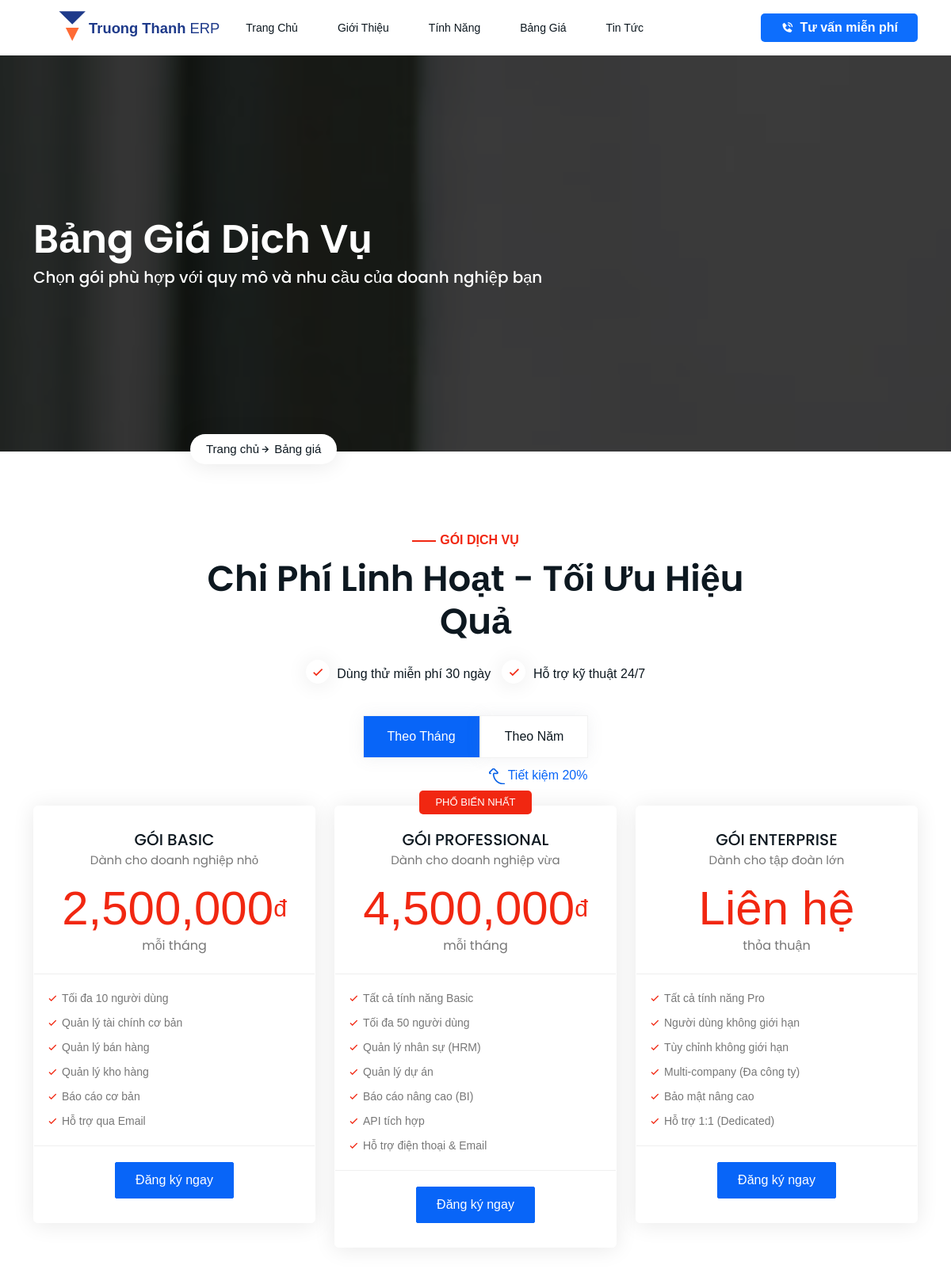
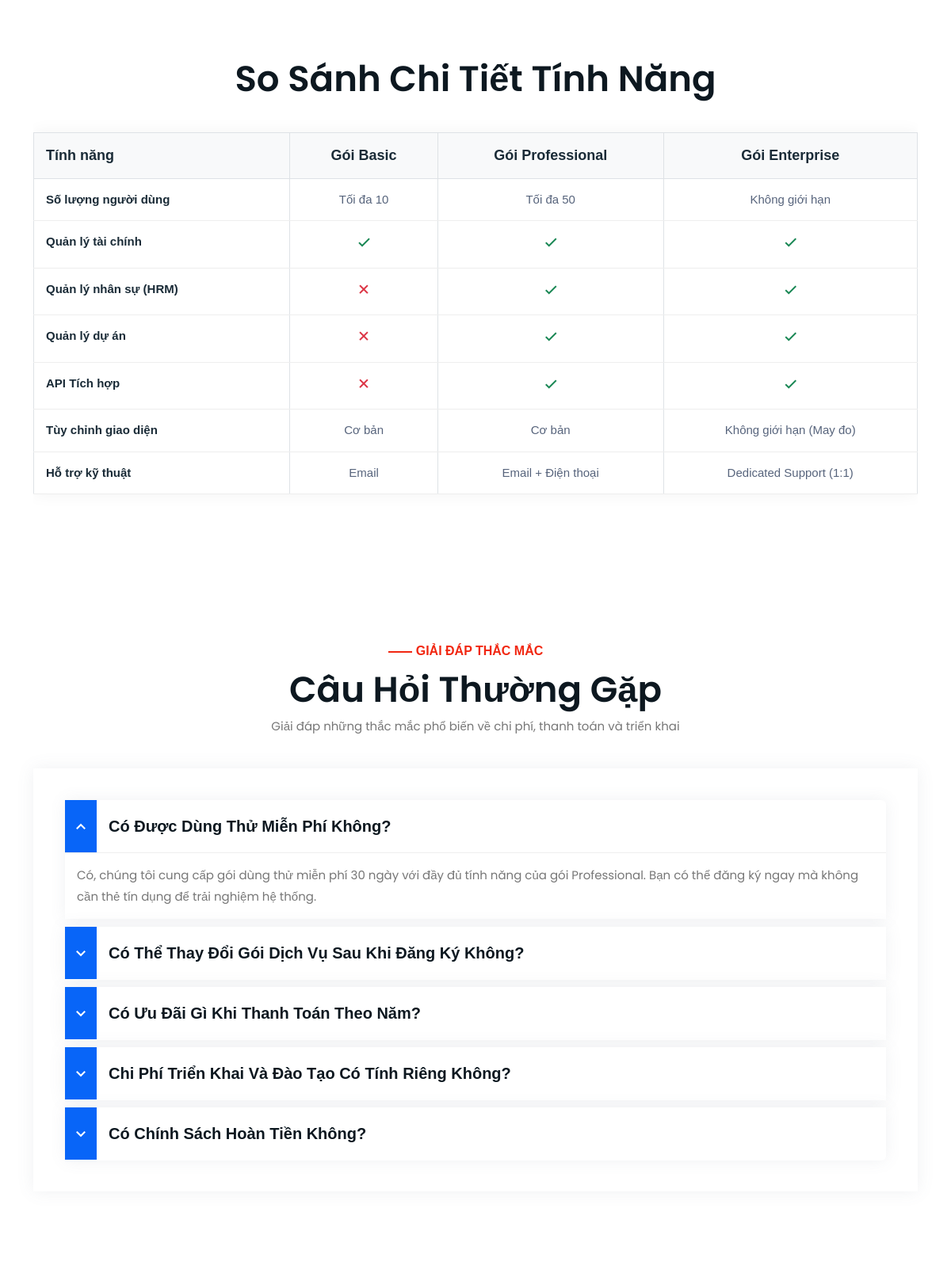
Page /bang-gia/index.php (upper part) on the committed database (2 pictures, top to bottom).
### tables this page shows
CREATE TABLE `pricing_plans` (
  `id` int(11) NOT NULL,
  `name` varchar(100) NOT NULL,
  `description` varchar(255) DEFAULT NULL,
  `price_monthly` varchar(100) DEFAULT NULL,
  `price_yearly` varchar(100) DEFAULT NULL,
  `features_list` text DEFAULT NULL COMMENT 'Mỗi dòng là 1 tính năng',
  `is_popular` tinyint(1) DEFAULT 0,
  `created_at` timestamp NOT NULL DEFAULT current_timestamp()
);

CREATE TABLE `pricing_comparisons` (
  `id` int(11) NOT NULL,
  `feature_name` varchar(255) NOT NULL,
  `val_basic` varchar(255) DEFAULT NULL COMMENT 'Giá trị cột Basic',
  `val_pro` varchar(255) DEFAULT NULL COMMENT 'Giá trị cột Pro',
  `val_enterprise` varchar(255) DEFAULT NULL COMMENT 'Giá trị cột Enterprise',
  `sort_order` int(11) DEFAULT 0
);

### bang-gia/index.php (the view, shortened to what this page needs)
<?php
require_once '../admin/config/db_connection.php';
$plans_result = $conn->query("SELECT * FROM pricing_plans");
$plans = [];
while ($row = $plans_result->fetch_assoc()) {
    $plans[] = $row;
}
$comp_result = $conn->query("SELECT * FROM pricing_comparisons ORDER BY sort_order ASC");
function render_val($val)
{
    if ($val == 'CHECK') return "<i class='bx bx-check text-success fs-4'></i>";
    if ($val == 'CROSS') return "<i class='bx bx-x text-danger fs-4'></i>";
    return htmlspecialchars($val);
}
?>
<!DOCTYPE html>
<html lang="vi">
<head>
    <link rel="stylesheet" href="../assets/css/bootstrap.min.css">
    <link rel="stylesheet" href="../assets/css/animate.min.css">
    <link rel="stylesheet" href="../assets/css/boxicons.min.css">
    <link rel="stylesheet" href="../assets/css/owl.carousel.min.css">
    <link rel="stylesheet" href="../assets/css/owl.theme.default.min.css">
    <link rel="stylesheet" href="../assets/css/magnific-popup.min.css">
    <link rel="stylesheet" href="../assets/css/odometer.min.css">
    <link rel="stylesheet" href="../assets/css/nice-select.min.css">
    <link rel="stylesheet" href="../assets/css/meanmenu.min.css">
    <link rel="stylesheet" href="../assets/css/style.css">
    <link rel="stylesheet" href="../assets/css/dark.css">
    <link rel="stylesheet" href="../assets/css/responsive.css">
</head>
<body>
    <?php include("../includes/header.php") ?>
    <div class="page-title-area item-bg-5">
        <div class="d-table">
            <div class="d-table-cell">
                <div class="container">
                    <div class="page-title-content">
                        <h2>Bảng Giá Dịch Vụ</h2>
                        <p>Chọn gói phù hợp với quy mô và nhu cầu của doanh nghiệp bạn</p>
                        <ul>
                            <li><a href="index.html">Trang chủ</a><i class='bx bx-right-arrow-alt'></i></li>
                            <li>Bảng giá</li>
                        </ul>
                    </div>
                </div>
            </div>
        </div>
    </div>
    <section class="pricing-area pt-100 pb-70">
        <div class="container">
            <div class="section-title">
                <span>Gói Dịch Vụ</span>
                <h2>Chi Phí Linh Hoạt - Tối Ưu Hiệu Quả</h2>
                <ul class="pricing-plan">
                    <li><i class='bx bx-check'></i> Dùng thử miễn phí 30 ngày</li>
                    <li><i class='bx bx-check'></i> Hỗ trợ kỹ thuật 24/7</li>
                </ul>
            </div>
            <div class="tab pricing-list-tab">
                <ul class="tabs">
                    <li><a href="#">Theo Tháng</a></li>
                    <li>
                        <a href="#">Theo Năm
                            <span><img src="../assets/img/icons/curve-arrow.png" alt="image"> Tiết kiệm 20%</span>
                        </a>
                    </li>
                </ul>
                <div class="tab_content">
                    <div class="tabs_item">
                        <div class="row">
                            <?php foreach ($plans as $plan): ?>
                                <div class="col-lg-4 col-md-6">
                                    <div class="single-pricing-table <?php echo $plan['is_popular'] ? 'active' : ''; ?>">
                                        <?php if ($plan['is_popular']): ?>
                                            <div class="popular"><a href="#">Phổ biến nhất</a></div>
                                        <?php endif; ?>
                                        <div class="pricing-header">
                                            <h3><?php echo htmlspecialchars($plan['name']); ?></h3>
                                            <p><?php echo htmlspecialchars($plan['description']); ?></p>
                                        </div>
                                        <div class="price">
                                            <?php if (is_numeric($plan['price_monthly'])): ?>
                                                <?php echo number_format($plan['price_monthly']); ?><sup>đ</sup>
                                                <p>mỗi tháng</p>
                                            <?php else: ?>
                                                <?php echo htmlspecialchars($plan['price_monthly']); ?>
                                                <p>thỏa thuận</p>
                                            <?php endif; ?>
                                        </div>
                                        <ul class="pricing-features">
                                            <?php
                                            $features = explode("\n", $plan['features_list']);
                                            foreach ($features as $feature):
                                                if (trim($feature) != ""):
                                            ?>
                                                    <li><i class='bx bx-check'></i> <?php echo htmlspecialchars(trim($feature)); ?></li>
                                            <?php endif;
                                            endforeach; ?>
                                        </ul>
                                        <div class="pricing-btn">
                                            <a href="../lien-he/" class="default-btn">Đăng ký ngay</a>
                                        </div>
                                    </div>
                                </div>
                            <?php endforeach; ?>
                        </div>
                    </div>
                </div>
            </div>
            <div class="comparison-table table-responsive">
                <div class="section-title">
                    <h2>So Sánh Chi Tiết Tính Năng</h2>
                </div>
                <table class="table table-bordered">
                    <thead>
                        <tr>
                            <th scope="col">Tính năng</th>
                            <?php
                            reset($plans);
                            foreach ($plans as $plan):
                            ?>
                                <th scope="col" class="<?php echo $plan['is_popular'] ? 'highlight-col' : ''; ?>">
                                    <?php echo htmlspecialchars($plan['name']); ?>
                                </th>
                            <?php endforeach; ?>
                        </tr>
                    </thead>
                    <tbody>
                        <?php if ($comp_result->num_rows > 0): ?>
                            <?php while ($row = $comp_result->fetch_assoc()): ?>
                                <tr>
                                    <td><?php echo htmlspecialchars($row['feature_name']); ?></td>
                                    <td><?php echo render_val($row['val_basic']); ?></td>
                                    <td class="highlight-col"><?php echo render_val($row['val_pro']); ?></td>
                                    <td><?php echo render_val($row['val_enterprise']); ?></td>
                                </tr>
                            <?php endwhile; ?>
                        <?php else: ?>
                            <tr>
                                <td colspan="4" class="text-center">Chưa có dữ liệu so sánh.</td>
                            </tr>
                        <?php endif; ?>
                    </tbody>
                </table>
            </div>
        </div>
    </section>
    <section class="faq-area bg-f9f9f9 ptb-100">
        <div class="container">
            <div class="section-title">
                <span>Giải Đáp Thắc Mắc</span>
                <h2>Câu Hỏi Thường Gặp</h2>
                <p>Giải đáp những thắc mắc phổ biến về chi phí, thanh toán và triển khai</p>
            </div>
            <div class="faq-accordion-content">
                <ul class="accordion">
                    <li class="accordion-item">
                        <a class="accordion-title active" href="javascript:void(0)">
                            <i class="bx bx-chevron-down"></i> Có được dùng thử miễn phí không? </a>
                        <p class="accordion-content show">Có, chúng tôi cung cấp gói dùng thử miễn phí 30 ngày với đầy đủ tính năng của gói Professional. Bạn có thể đăng ký ngay mà không cần thẻ tín dụng để trải nghiệm hệ thống.</p>
                    </li>
                    <li class="accordion-item">
                        <a class="accordion-title" href="javascript:void(0)">
                            <i class="bx bx-chevron-down"></i> Có thể thay đổi gói dịch vụ sau khi đăng ký không? </a>
                    </li>
                    <li class="accordion-item">
                        <a class="accordion-title" href="javascript:void(0)">
                            <i class="bx bx-chevron-down"></i> Có ưu đãi gì khi thanh toán theo năm? </a>
                    </li>
                    <li class="accordion-item">
                        <a class="accordion-title" href="javascript:void(0)">
                            <i class="bx bx-chevron-down"></i> Chi phí triển khai và đào tạo có tính riêng không? </a>
                    </li>
                    <li class="accordion-item">
                        <a class="accordion-title" href="javascript:void(0)">
                            <i class="bx bx-chevron-down"></i> Có chính sách hoàn tiền không? </a>
                    </li>
                </ul>
            </div>
        </div>
    </section>
</body>
</html>

### bang-gia/index.php (style rules this page uses)
.comparison-table { margin-top: 50px; }
.comparison-table table { width: 100%; border-collapse: collapse; background: #fff; box-shadow: 0 0 20px rgba(0, 0, 0, 0.05); }
.comparison-table th { background: #f8f9fa; padding: 15px; text-align: center; font-size: 18px; color: #1a2b37; }
.comparison-table th:first-child { text-align: left; }
.comparison-table td { padding: 15px; border-bottom: 1px solid #eee; text-align: center; color: #57647c; }
.comparison-table td:first-child { text-align: left; font-weight: 600; color: #1a2b37; }
.highlight-col { background-color: rgba(255, 107, 53, 0.05); }

### rows in the picture
pricing_plans: name "GÓI BASIC", description "Dành cho doanh nghiệp nhỏ", price_monthly "2,500,000", features_list "Tối đa 10 người dùng", features_list "Quản lý tài chính cơ bản", features_list "Quản lý bán hàng", features_list "Quản lý kho hàng", features_list "Báo cáo cơ bản", features_list "Hỗ trợ qua Email", name "Gói Basic"
pricing_plans: is_popular "PHỔ BIẾN NHẤT", name "GÓI PROFESSIONAL", description "Dành cho doanh nghiệp vừa", price_monthly "4,500,000", features_list "Tất cả tính năng Basic", features_list "Tối đa 50 người dùng", features_list "Quản lý nhân sự (HRM)", features_list "Quản lý dự án", features_list "Báo cáo nâng cao (BI)", features_list "API tích hợp", features_list "Hỗ trợ điện thoại & Email", name "Gói Professional"
pricing_plans: name "GÓI ENTERPRISE", description "Dành cho tập đoàn lớn", price_monthly "Liên hệ", features_list "Tất cả tính năng Pro", features_list "Người dùng không giới hạn", features_list "Tùy chỉnh không giới hạn", features_list "Multi-company (Đa công ty)", features_list "Bảo mật nâng cao", features_list "Hỗ trợ 1:1 (Dedicated)", name "Gói Enterprise"
pricing_comparisons: feature_name "Số lượng người dùng", val_basic "Tối đa 10", val_pro "Tối đa 50", val_enterprise "Không giới hạn"
pricing_comparisons: feature_name "Quản lý tài chính", val_basic "CHECK" (drawn)
pricing_comparisons: feature_name "Quản lý nhân sự (HRM)", val_basic "CROSS" (drawn), val_pro "CHECK" (drawn)
pricing_comparisons: feature_name "Quản lý dự án", val_basic "CROSS" (drawn), val_pro "CHECK" (drawn)
pricing_comparisons: feature_name "API Tích hợp", val_basic "CROSS" (drawn), val_pro "CHECK" (drawn)
pricing_comparisons: feature_name "Tùy chỉnh giao diện", val_basic "Cơ bản", val_pro "Cơ bản", val_enterprise "Không giới hạn (May đo)"
pricing_comparisons: feature_name "Hỗ trợ kỹ thuật", val_basic "Email", val_pro "Email + Điện thoại", val_enterprise "Dedicated Support (1:1)"
